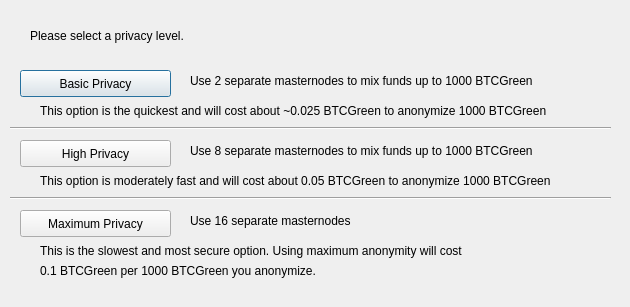
<?xml version="1.0" encoding="UTF-8"?>
<ui version="4.0">
 <class>DarksendConfig</class>
 <widget class="QDialog" name="DarksendConfig">
  <property name="geometry">
   <rect>
    <x>0</x>
    <y>0</y>
    <width>630</width>
    <height>307</height>
   </rect>
  </property>
  <property name="windowTitle">
   <string>Configure Darksend</string>
  </property>
  <widget class="QPushButton" name="buttonBasic">
   <property name="geometry">
    <rect>
     <x>20</x>
     <y>70</y>
     <width>151</width>
     <height>27</height>
    </rect>
   </property>
   <property name="text">
    <string>Basic Privacy</string>
   </property>
  </widget>
  <widget class="QPushButton" name="buttonHigh">
   <property name="geometry">
    <rect>
     <x>20</x>
     <y>140</y>
     <width>151</width>
     <height>27</height>
    </rect>
   </property>
   <property name="text">
    <string>High Privacy</string>
   </property>
  </widget>
  <widget class="QPushButton" name="buttonMax">
   <property name="geometry">
    <rect>
     <x>20</x>
     <y>210</y>
     <width>151</width>
     <height>27</height>
    </rect>
   </property>
   <property name="text">
    <string>Maximum Privacy</string>
   </property>
  </widget>
  <widget class="QLabel" name="label">
   <property name="geometry">
    <rect>
     <x>30</x>
     <y>20</y>
     <width>571</width>
     <height>31</height>
    </rect>
   </property>
   <property name="text">
    <string>Please select a privacy level.</string>
   </property>
  </widget>
  <widget class="QLabel" name="label_2">
   <property name="geometry">
    <rect>
     <x>190</x>
     <y>70</y>
     <width>421</width>
     <height>21</height>
    </rect>
   </property>
   <property name="text">
    <string>Use 2 separate masternodes to mix funds up to 1000 BTCGreen</string>
   </property>
  </widget>
  <widget class="QLabel" name="label_3">
   <property name="geometry">
    <rect>
     <x>190</x>
     <y>140</y>
     <width>411</width>
     <height>21</height>
    </rect>
   </property>
   <property name="text">
    <string>Use 8 separate masternodes to mix funds up to 1000 BTCGreen</string>
   </property>
  </widget>
  <widget class="QLabel" name="label_4">
   <property name="geometry">
    <rect>
     <x>190</x>
     <y>210</y>
     <width>421</width>
     <height>21</height>
    </rect>
   </property>
   <property name="text">
    <string>Use 16 separate masternodes</string>
   </property>
  </widget>
  <widget class="QLabel" name="label_6">
   <property name="geometry">
    <rect>
     <x>40</x>
     <y>100</y>
     <width>561</width>
     <height>21</height>
    </rect>
   </property>
   <property name="text">
    <string>This option is the quickest and will cost about ~0.025 BTCGreen to anonymize 1000 BTCGreen</string>
   </property>
  </widget>
  <widget class="QLabel" name="label_7">
   <property name="geometry">
    <rect>
     <x>40</x>
     <y>170</y>
     <width>561</width>
     <height>21</height>
    </rect>
   </property>
   <property name="text">
    <string>This option is moderately fast and will cost about 0.05 BTCGreen to anonymize 1000 BTCGreen</string>
   </property>
  </widget>
  <widget class="QLabel" name="label_8">
   <property name="geometry">
    <rect>
     <x>40</x>
     <y>240</y>
     <width>561</width>
     <height>21</height>
    </rect>
   </property>
   <property name="text">
    <string>This is the slowest and most secure option. Using maximum anonymity will cost</string>
   </property>
  </widget>
  <widget class="QLabel" name="label_9">
   <property name="geometry">
    <rect>
     <x>40</x>
     <y>260</y>
     <width>561</width>
     <height>21</height>
    </rect>
   </property>
   <property name="text">
    <string>0.1 BTCGreen per 1000 BTCGreen you anonymize.</string>
   </property>
  </widget>
  <widget class="Line" name="line">
   <property name="geometry">
    <rect>
     <x>10</x>
     <y>120</y>
     <width>601</width>
     <height>16</height>
    </rect>
   </property>
   <property name="orientation">
    <enum>Qt::Horizontal</enum>
   </property>
  </widget>
  <widget class="Line" name="line_2">
   <property name="geometry">
    <rect>
     <x>10</x>
     <y>190</y>
     <width>601</width>
     <height>16</height>
    </rect>
   </property>
   <property name="orientation">
    <enum>Qt::Horizontal</enum>
   </property>
  </widget>
 </widget>
 <resources/>
 <connections/>
</ui>
